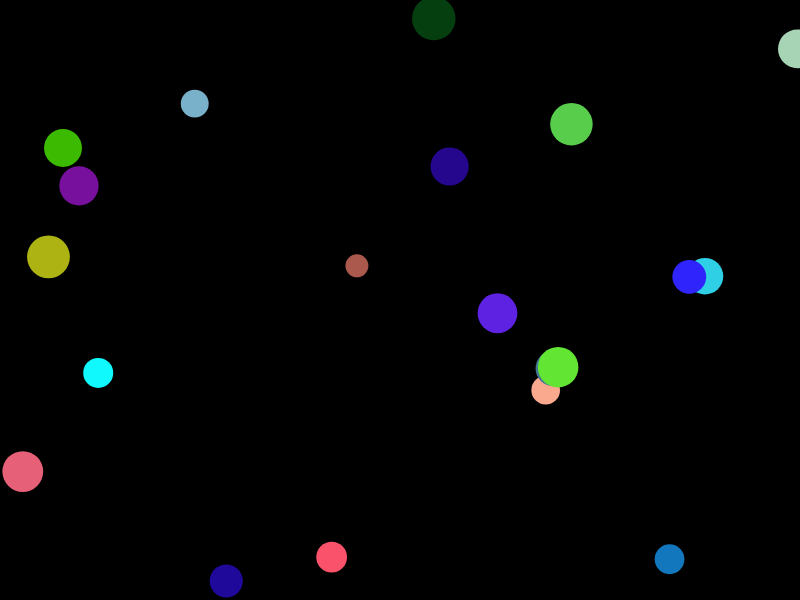
Frame 1 (no input)
Frame 60 (no input): identical to frame 1, image omitted
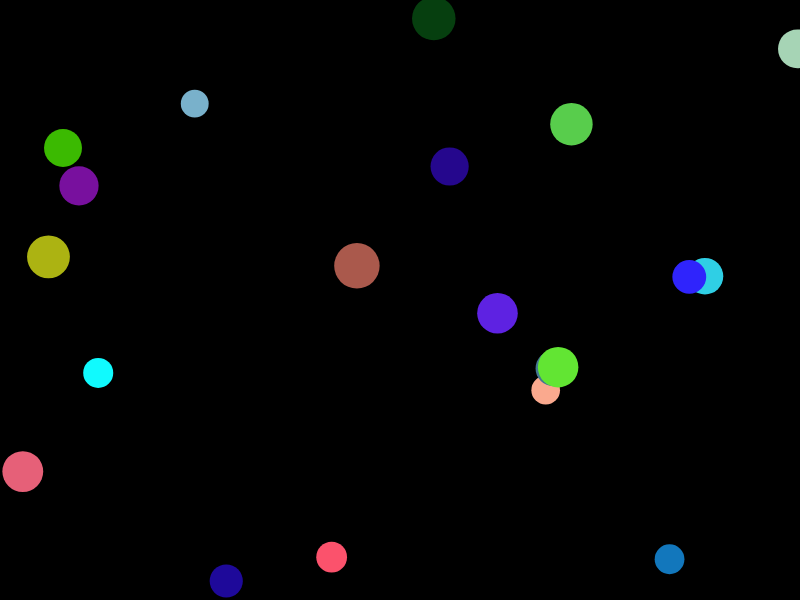
Frame 120 (the mouse pressed at the canvas centre since frame 60)

The p5.js sketch that drew these frames (run headless with seeded random() and noise() and a simulated clock; from frame 60 on, the mouse is pressed at the canvas centre):

// p5.js sketch
// ── sketch.js
let circles = [];

function setup() {
  createCanvas(800, 600);
  noStroke();
  for (let i = 0; i < 20; i++) {
    circles.push(new Circle(random(width), random(height), random(20, 50)));
  }
}

function draw() {
  background(0);

  for (let circle of circles) {
    circle.update();
    circle.display();
  }
}

function mousePressed() {
  for (let circle of circles) {
    circle.clicked();
  }
}

class Circle {
  constructor(x, y, size) {
    this.x = x;
    this.y = y;
    this.size = size;
    this.originalSize = size;
    this.color = color(random(255), random(255), random(255));
  }

  update() {
    let d = dist(mouseX, mouseY, this.x, this.y);
    if (d < 100) {
      this.size = this.originalSize + (100 - d) / 2;
    } else {
      this.size = this.originalSize;
    }
  }

  display() {
    fill(this.color);
    ellipse(this.x, this.y, this.size);
  }

  clicked() {
    let d = dist(mouseX, mouseY, this.x, this.y);
    if (d < this.size / 2) {
      this.color = color(random(255), random(255), random(255));
    }
  }
}
